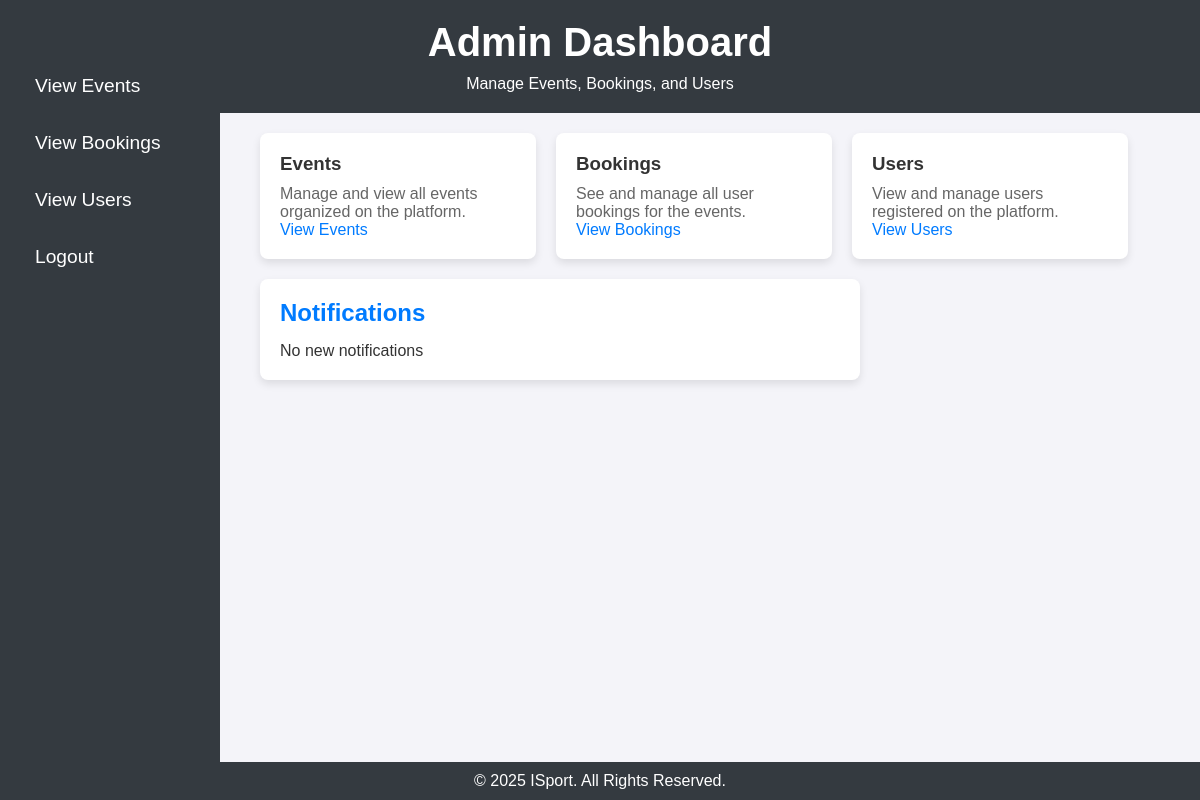
The app's page /adminhome, older data.
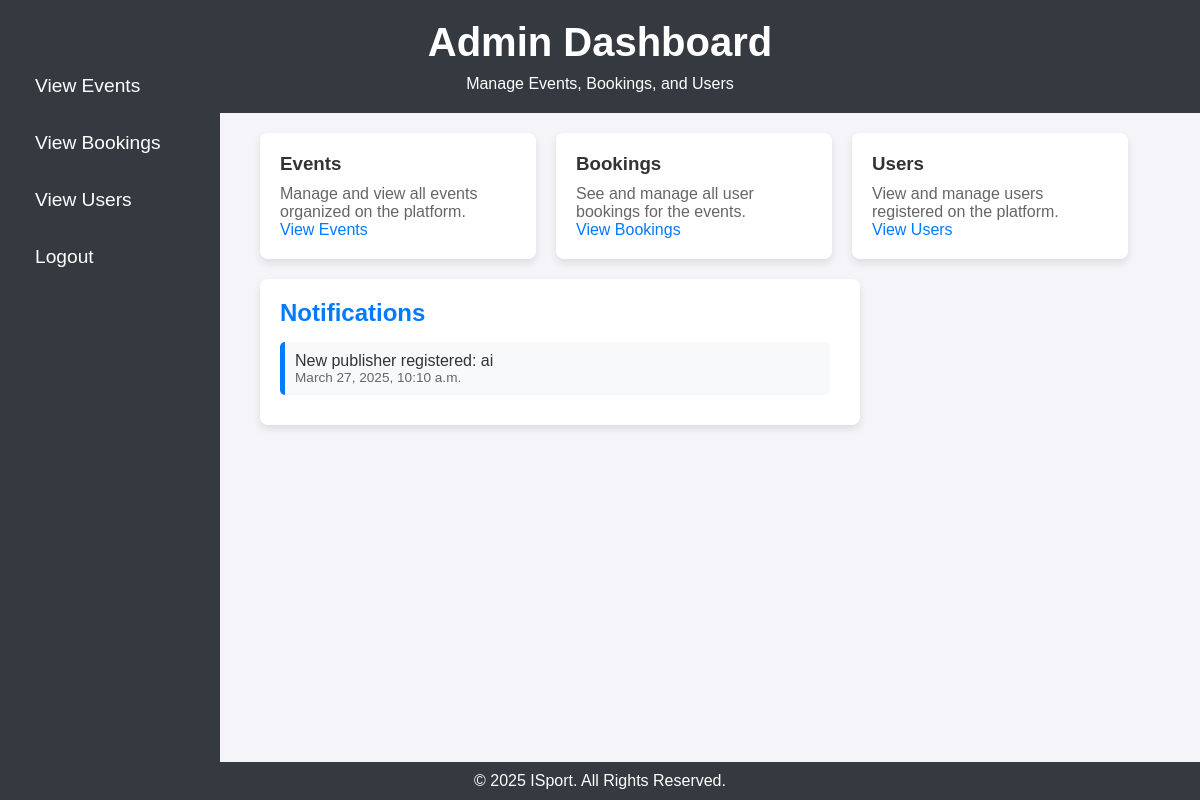
The same page, newer data.
### app/models.py (models this page shows)
class AdminNotification(models.Model):
    message = models.TextField()
    is_read = models.BooleanField(default=False)
    timestamp = models.DateTimeField(auto_now_add=True)

### app/views.py (the view)
# urls.py: path('adminhome',views.adminhome,name='adminhome'),
def adminhome(request):
    notifications = AdminNotification.objects.filter(is_read=False).order_by('-timestamp')
    return render(request, 'admin/admin_home.html', {'notifications': notifications})

### templates/admin/admin_home.html (shortened to what this page needs)
<!DOCTYPE html>
<html lang="en">
<head>
</head>
<body>
    <header>
        <h1>Admin Dashboard</h1>
        <p>Manage Events, Bookings, and Users</p>
    </header>
    <nav>
        <a href="../adminview_events">View Events</a>
        <a href="../adminbookings">View Bookings</a>
        <a href="../viewusers">View Users</a>
        <a href="../logout">Logout</a>
    </nav>
    <main>
        <div class="container">
            <div class="card">
                <h3>Events</h3>
                <p>Manage and view all events organized on the platform.</p>
                <a href="../adminview_events" style="color: #007bff; text-decoration: none;">View Events</a>
            </div>
            <div class="card">
                <h3>Bookings</h3>
                <p>See and manage all user bookings for the events.</p>
                <a href="../adminbookings" style="color: #007bff; text-decoration: none;">View Bookings</a>
            </div>
            <div class="card">
                <h3>Users</h3>
                <p>View and manage users registered on the platform.</p>
                <a href="../adminview_users" style="color: #007bff; text-decoration: none;">View Users</a>
            </div>
        </div>
        <div class="notification-card">
            <h3>Notifications</h3>
            <div class="notification-container">
                {% for notification in notifications %}
                    <div class="notification">
                        <p>{{ notification.message }}</p>
                        <p class="timestamp">{{ notification.timestamp }}</p>
                    </div>
                {% empty %}
                    <p>No new notifications</p>
                {% endfor %}
            </div>
        </div>
    </main>
    <footer>
        <p>&copy; 2025 ISport. All Rights Reserved.</p>
    </footer>
</body>
</html>

Row changes from the older to the newer data that the page shows:
added AdminNotification: message "New publisher registered: ai", timestamp "March 27, 2025, 10:10 a.m."
Text that changed along with them:
text no longer shown: "No new notifications"
